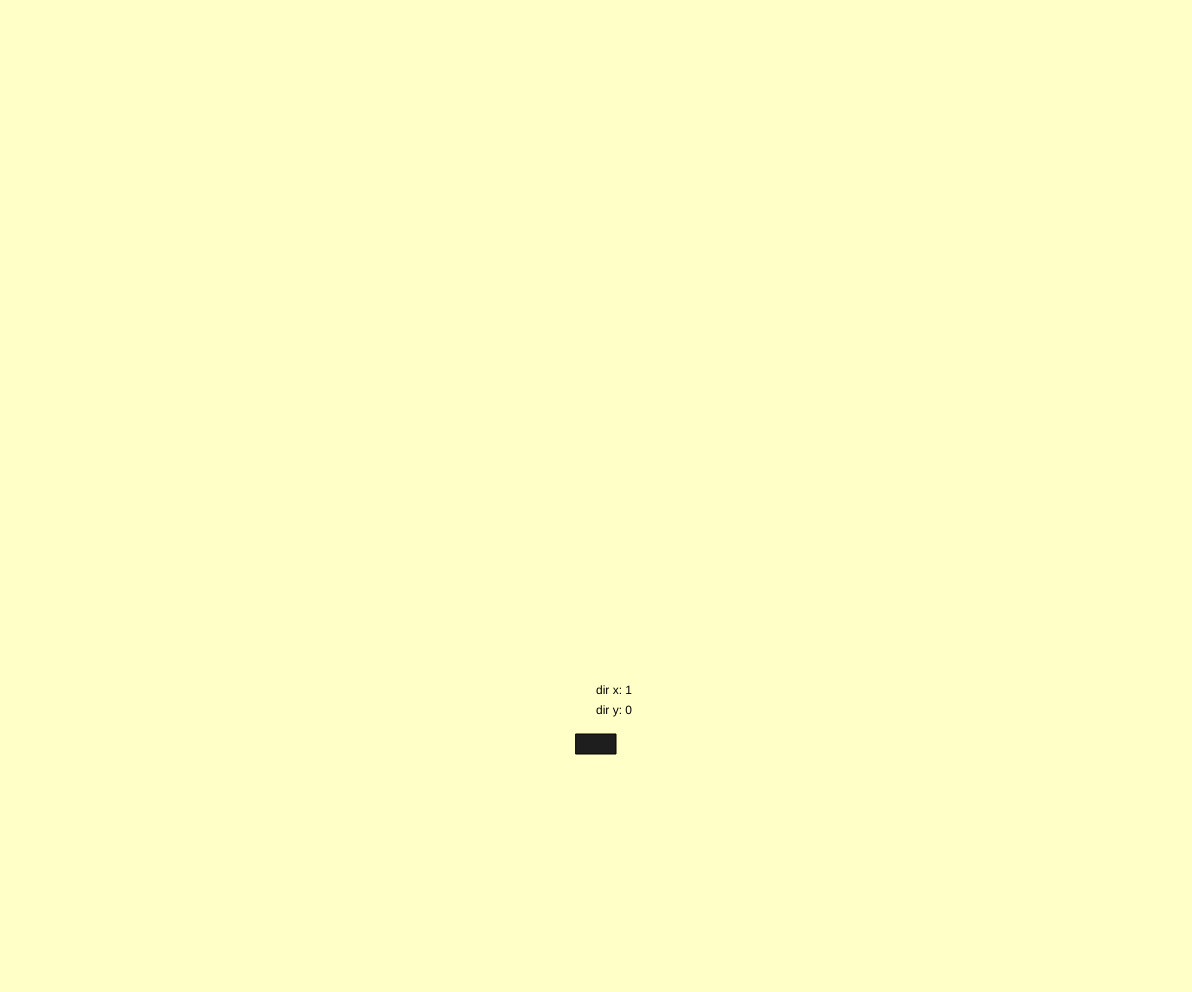
Frame 1 (no input)
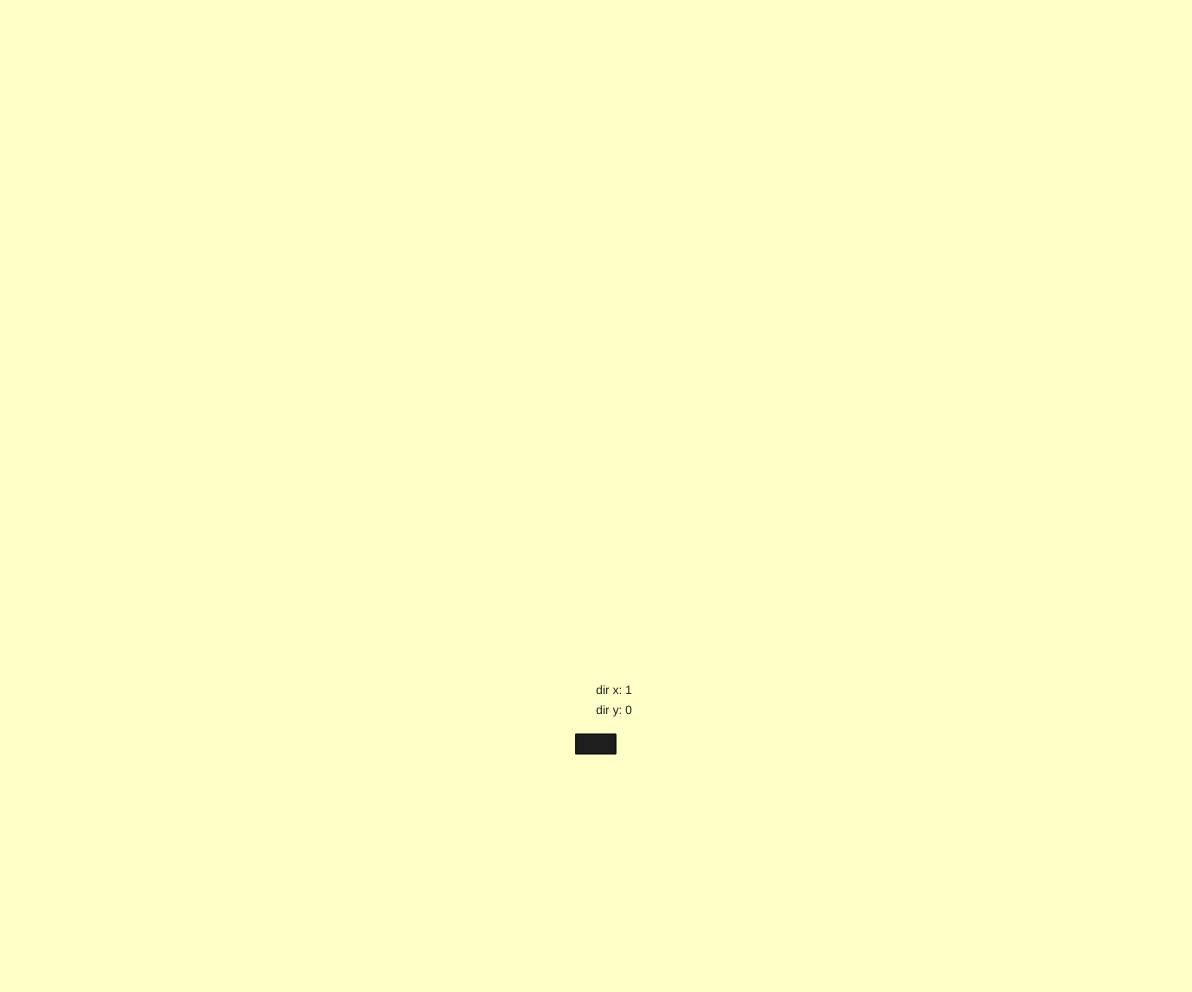
Frame 60 (no input)
Frame 120 (the mouse pressed at the canvas centre since frame 60): identical to frame 60, image omitted

The p5.js sketch that drew these frames (run headless with seeded random() and noise() and a simulated clock; from frame 60 on, the mouse is pressed at the canvas centre):

// p5.js sketch
// ── sketch.js
var car;
const W = 87, A = 65, S = 83, D = 68;
const UP = 38, LEFT = 37, DOWN = 40, RIGHT = 39;

function setup() {
	createCanvas(window.innerWidth-8, window.innerHeight-8);
	car = new Car(width/2, height*0.75, 20);
}

function draw() {
	background(255, 255, 200);
	car.update();
}
// ── car.js
class Car {
    constructor(x, y, size) {
        this.size = size;
        this.thrust = 2;
        this.friction = 1.1;
        this.turnAmt = 3;
        
        this.pos = createVector(x, y);
        this.vel = createVector(0, 0);
        this.acc = createVector(0, 0);

        angleMode(DEGREES);
        this.direction = createVector(0, 0);
        this.rotation = 0;
    }

    update() {
        this.move();

        this.vel.div(this.friction);
        this.pos.add(this.vel);
        this.vel.add(this.acc);
        this.acc.mult(0);

        this.direction.x = Math.cos(this.rotation);
        this.direction.y = Math.sin(this.rotation);

        this.draw();
    }

    //0   -> x = 0,  y = -1; sin(0)   = 0, cos(0)    = 1;
    //90  -> x = 1,  y = 0;  sin(90)  = 1, cos(90)   = 0;
    //180 -> x = 0,  y = 1;  sin(180) = 0, cos(180) = -1;
    //270 -> x = -1, y = 0;  sin(270) = -1. cos(270) = 0;

    move() {
        if (keyIsDown(W)) {
            this.acc.sub(this.direction.copy());
        } 
        if (keyIsDown(S)) {
            this.acc.add(this.direction.copy());
        }
        if (keyIsDown(A)) {
            this.rotation -= this.turnAmt;
            console.log(this.rotation);
        } 
        if (keyIsDown(D)) {
            this.rotation += this.turnAmt;
            console.log(this.rotation);
        }
    }

    draw() {
        translate(this.pos.x, this.pos.y);
        text("dir x: " + this.direction.x, 0, -50);
        text("dir y: " + this.direction.y, 0, -30);        
        rotate(this.rotation);        
        fill(30);
        rectMode(CENTER);
        rect(0, 0, this.size*2, this.size);
        rotate(-this.rotation);
        translate(-this.pos.x, -this.pos.y);
        
    }
}
